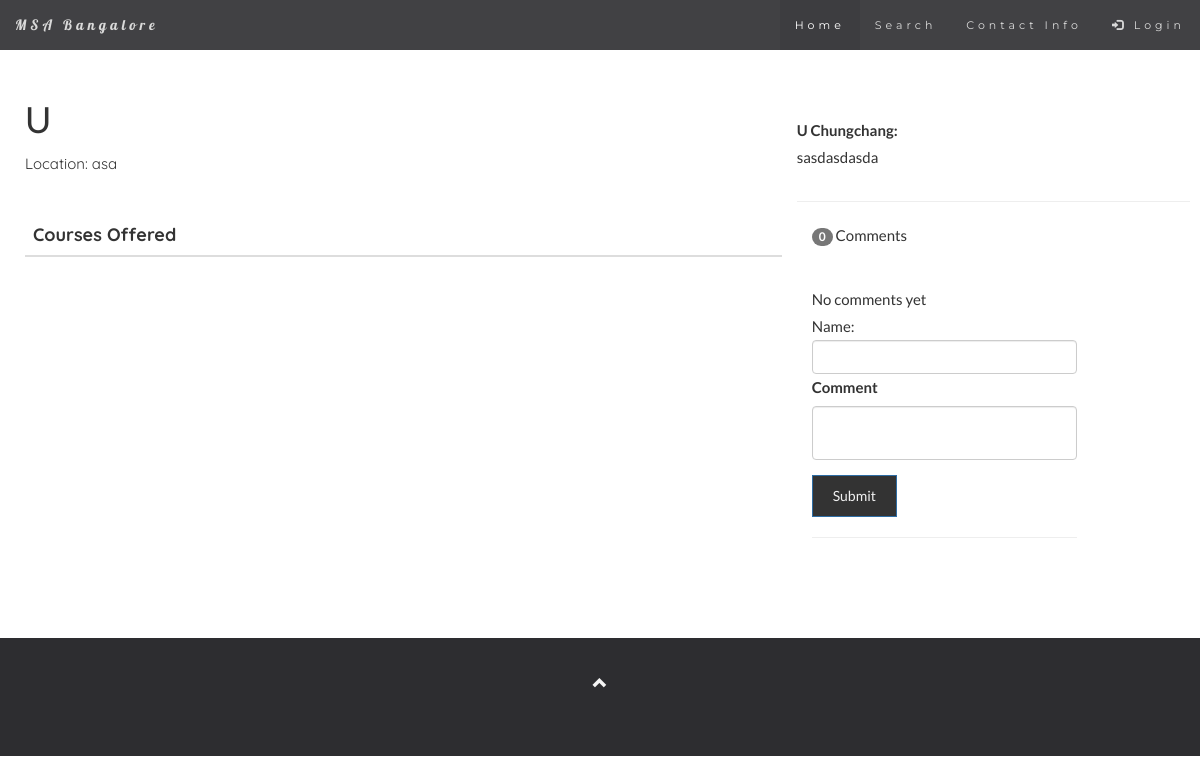
The app's page /College/3/ with its own data.
### Blog/models.py (models this page shows, shortened)
class College(models.Model):
    id = models.IntegerField(primary_key=True)
    College_name = models.CharField(max_length=200)
    Location = models.CharField(max_length=200)
    Courses_offered = models.ManyToManyField(Course,help_text="Select Courses")
    Comment = models.TextField()
    class Meta:
        ordering =['College_name']

### Blog/views.py (the view)
# urls.py: url(r'^College/(?P<pk>\d+)/$', views.College_detail, name='college_detail'),
def College_detail(request, pk):
    collw = get_object_or_404(College, pk=pk)
    if request.method == "POST":
        form = CommentForm(request.POST)
        if form.is_valid():
            comment = form.save(commit =False)
            comment.collw =collw
            comment.save()
            return redirect('college_detail',pk=pk)
    else:
        form = CommentForm()
    return render(request, 'Blog/post_detail.html', {'collw': collw})

### Blog/templates/Blog/post_detail.html (shortened to what this page needs)
{% extends 'Blog/base.html' %}
{% block content %}
    <p style="font-family:Dosis,sans-serif;font-size:3em;"><h1>
                   {{collw.College_name}} </h1></p>
   <p style="font-family:'Quicksand',sans-serif;">Location: {{ collw.Location|linebreaksbr }}</p>
<br>
<table class="table table-striped">
    <thead>
      <tr>
        <th style="font-family:Quicksand;font-size:1.2em;">Courses Offered</th>
      </tr>
    </thead>
  </table>
</div>
  <br>
<div style="font-family:Lato,sans-serif;padding:10px 10px;"><strong>{{collw.College_name}} Chungchang:</strong><br>{{collw.Comment}}</div>
<hr>
<div class="container-fluid">
  <div class="row content">
    <div class="col-sm-3 sidenav">
            <p><span class="badge">{{collw.comments.count}}</span> Comments</p><br>
            {% for comm in collw.comments.all %}
 {% if comm.active %}
            <div style="padding-left:15px;">
                <h4 class="opop" style="font-family:Abel,sans-serif;color:#2fa6d8;">{{comm.name}}<small style="font-size:0.6em;margin-left:9px;">{{comm.created}}</small></h4>
                 <p style="font-family:Acme;font-style:thin;font-size:1em;margin-left:2px;margin-top:-30px;color:#27353a;">{{comm.comment_body}}</p>
                {% if user.get_username == comm.name %}
                {% endif %}
                     <hr>
            </div>
   {% endif %}
{% empty %}
No comments yet
{% endfor %}
        <div id="HAKUNA">
            {% if user.is_authenticated %}
    <form method="post" novalidate>
                            {% csrf_token %}
        <input type="hidden" name="pot" maxlength="50" class="form-control" required id="id_pot" value="{{collw.pk}}"/></input>
        <input type="hidden" name="name" maxlength="50" class="form-control" required id="id_name" value="{{user.get_username}}"/>
                <div class="form-group">
                    <label for="id_comment_body">Comment</label>
                    <textarea align="left" name="comment_body" cols="40" rows="2" class="form-control" required id="id_comment_body">
                    </textarea>
                </div>
                         <input type="hidden" name="active" maxlength="50" class="form-control"  value="True"/>
        <button type="submit" class="btn">Submit</button>
    </form>
            {% else %}
             <form method="post" novalidate>
        Name:
        <input type="text" name="name" maxlength="20" class="form-control" required id="name"/>
                <div class="form-group">
                    <label for="id_comment_body">Comment</label>
                    <textarea align="left" name="comment_body" cols="40" rows="2" class="form-control" required id="comment_body">
                    </textarea>
                </div>
        <button type="submit" class="btn btn-primary">Submit</button>
             </form>
                <hr>
            {% endif %}
</div>
</div>
      </div>
    </div>
{% endblock %}

### Blog/static/hetah.css (style rules this page uses)
body { font: 400 15px/1.8 Lato, sans-serif; color: #333; background-color:#ee;e }
.btn { padding: 10px 20px; background-color: #333; color: #f1f1f1; border-radius: 0; transition: .2s; }
textarea { resize: none; }

### records on screen
College: College_name "U", Location "asa", Comment "sasdasdasda", comments.count "0"
